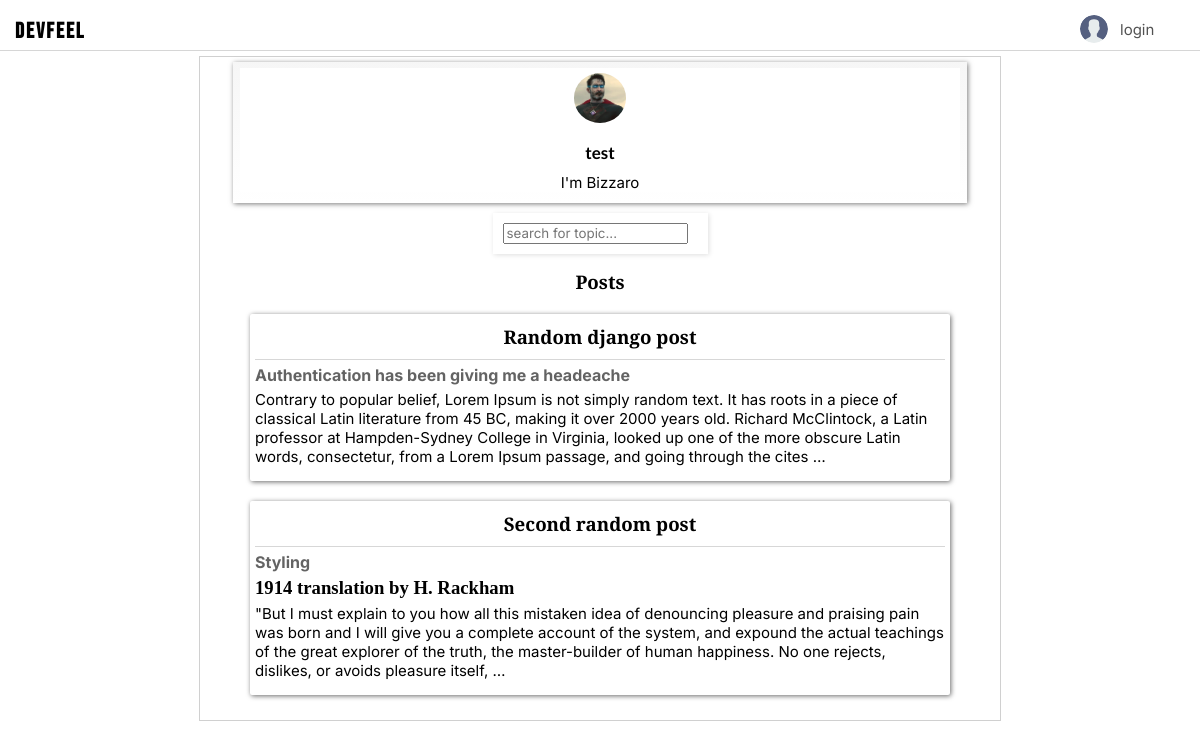
/user-profile/15/, run on an earlier commit of the app's database.
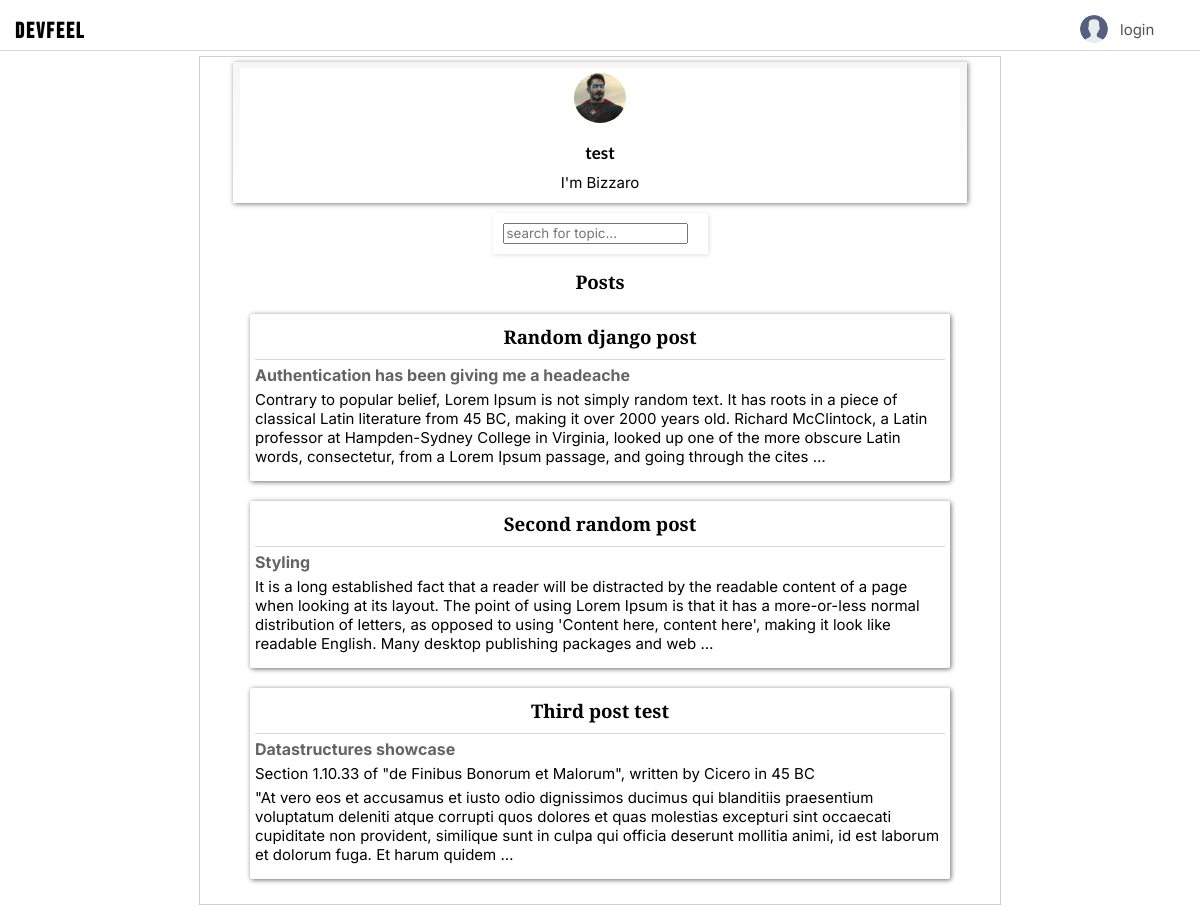
And on a later commit of the database.
### base/models.py (models this page shows, shortened)
class Post(models.Model):
    author = models.ForeignKey(User, on_delete=models.CASCADE)
    topic = models.CharField(max_length=200)
    description = models.CharField(max_length=400)
    body = RichTextField(blank=True, null=True)
    post_image = models.ImageField(null=True, blank=True, upload_to='post_images/', default='default_images/post_default.jpg')
    post_date = models.DateTimeField(auto_now_add=True)
    likes = models.ManyToManyField(User, through='Like', related_name='liked_posts')

### base/views.py (the view)
# urls.py: path('user-profile/<str:pk>/', views.userProfile, name='user-profile'),
def userProfile(request, pk):
  user = User.objects.get(id=pk)
  search_post = request.GET.get('search')
  if search_post:
    all_posts = Post.objects.filter(author=user)
    posts = all_posts.filter(Q(topic__icontains=search_post))
  else:
    posts = Post.objects.filter(author=user)
  context = {'user':user, 'posts':posts}
  return render(request, 'base/user_profile.html', context)

### base/templates/base/user_profile.html (shortened to what this page needs)
{% extends 'main.html' %} {% load static %}
{% block content %}
<main>
  <div class="user-profile">
    <div class="user-profile-border-container">
      <div class="user-profile-head-container">
        <div class="user-profile-image">
          <img src="{{user.avatar.url}}" alt="Profile Picture" />
        </div>
        <div class="user-profile-username">
          <h3 class="username-font">{{user.name}}</h3>
        </div>
        <div>
          <p>{{user.bio}}</p>
        </div>
      </div>
    </div>
    <div class="search-posts userprofile-search">
      <form class="search-form" action="{% url 'user-profile' user.id %}">
        <input name="search" type="search" id="search-home" placeholder="search for topic..." />
      </form>
    </div>
    {% if request.GET.search %}
    <div class="search-results-header">
      <p>Results for <span>'{{request.GET.search}}'</span></p>
      <a href="{% url 'user-profile' user.id %}">Show all</a>
    </div>
    {%else%}
    <div class="user-posts-header topic-font">
      <h3>Posts</h3>
    </div>
    {%endif%}
    <div class="user-profile-posts-container">
      <div class="user-profile-center-posts">
        {% if posts %} {% for post in posts %}
        <div class="user-profile-post">
          <div>
            <a href="{% url 'post-details' pk=post.id %}">
              <h3 class="topic-font">{{post.topic}}</h3>
            </a>
          </div>
          <h4 class="description-font">{{post.description}}</h4>
          <p>{{post.body|safe|truncatewords:60}}</p>
        </div>
        {% endfor %} {% else %}
        <p>This user does not have any posts</p>
        {% endif %}
      </div>
    </div>
  </div>
</main>
{% endblock content %}

What changed in the data, as far as the page shows it:
changed Post "Second random post": body "1914 translation by H. Rackham \"But I must explain to you how all this mistaken idea of denouncing pleasure and praising pain was born and I will give you a complete account of the system, and expound the actual teachings of the great explorer of the truth, the master-builder of human happiness. No one rejects, dislikes, or avoids pleasure itself, …" → "It is a long established fact that a reader will be distracted by the readable content of a page when looking at its layout. The point of using Lorem Ipsum is that it has a more-or-less normal distribution of letters, as opposed to using 'Content here, content here', making it look like readable English. Many desktop publishing packages and web …"
added Post: topic "Third post test", description "Datastructures showcase", body "Section 1.10.33 of \"de Finibus Bonorum et Malorum\", written by Cicero in 45 BC \"At vero eos et accusamus et iusto odio dignissimos ducimus qui blanditiis praesentium voluptatum deleniti atque corrupti quos dolores et quas molestias excepturi sint occaecati cupiditate non provident, similique sunt in culpa qui officia deserunt mollitia animi, id est laborum et dolorum fuga. Et harum quidem …"
